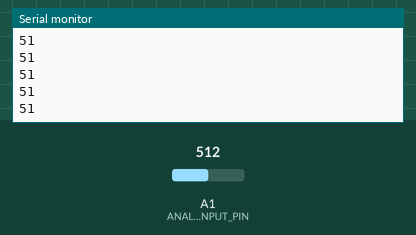
Bench run of a sketch on a simulated Arduino Uno, built with avr-gcc and run on an emulated ATmega328P. Shown: the last lines printed to the serial monitor. The test bench sets the inputs (shaded band); at power-on: A1 (ANALOG_INPUT_PIN) = 512.

Above: at 1.2 s.
1.3 s: A1 (ANALOG_INPUT_PIN) set to 716
At 2.1 s:
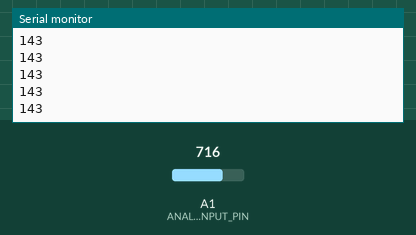
2.8 s: A1 (ANALOG_INPUT_PIN) set to 900
At 3.7 s:
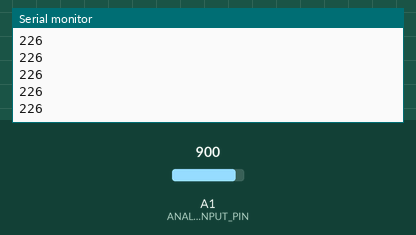
Timing chart, 0 to 5.8 s (numbered marks = the images above; inputs shaded):
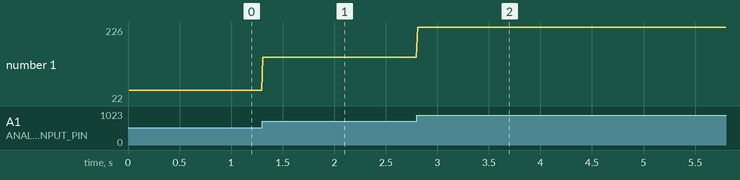

The sketch:

omstyring.ino
```cpp
/*
Arduino I2C slave
Til måling på omstyringen.
Der returneres et byte med omstyringens stilling.

Register:
Status:            1 byte    read
Omstyring:         1 byte    read

Programmet læser omstyringens stilling ved hjælp af spændingsfaldet
over et potentiometer.


Joergen Friis 12.03.2018
*/

#include<Wire.h>
#define SLAVE_ADDRESS    0x29    //slave address, any number from 0x01 to 0x7F. 0x er bare et præfix, der i C fortæller compileren, at de efterfølgende nummer er hexadecimalt.
#define REG_MAP_SIZE     2

#define ANALOG_INPUT_PIN A1

/***** Global Variables ******/

byte registerMap[REG_MAP_SIZE];          // Her reserveres plads til registeret i lageret

const int numReadings = 2;    // nu større værdi, jo mere udjævnet signal
int stilling = 0;
int readings[numReadings];    // her gemmes værdierne fra det analoge input
int readIndex = 0;            // index af den aktuelle måling
int total = 0;                // den løbende total
int average = 0;              // gennemsnittet af målingerne

void setup()
{
  Serial.begin(9600);
  Wire.begin(SLAVE_ADDRESS);
  Wire.onRequest(requestEvent);  // Kalder funktionen requestEvent når masteren anmoder om data fra slaven

  pinMode(ANALOG_INPUT_PIN, INPUT);

  for (int thisReading = 0; thisReading < numReadings; thisReading++)
  {
    readings[thisReading] = 0;
  }

  registerMap[0] = 0;
  registerMap[1] = 0;
}

void loop()
{
  delay(10);

  total = total - readings[readIndex];    // subtract the last reading
 // Serial.println(analogRead(ANALOG_INPUT_PIN));
  stilling = map(analogRead(ANALOG_INPUT_PIN),398,620,0,100);   // aflaes og skaler aflaesningen af sensoren
  Serial.println(stilling);
  if (stilling < 0) stilling = 0;
  readings[readIndex] = stilling;  // gem aflaesningen
  total = total + readings[readIndex];    // adder målingen til totalen
  readIndex = readIndex + 1;              // ryk til næste position i arrayet
  if (readIndex >= numReadings)
  {
    readIndex = 0;
  }
  average = total / numReadings;          // beregn gennemsnittet af målingerne

  int input = average;

  if (registerMap[1] != input)
  {
    registerMap[0] = 1;
    registerMap[1] = input;
  }
  else
  {
    registerMap[0] = 0;
  }
}

void requestEvent()
{
  byte buffer[2];             //Vi definerer en midlertidig buffer indeholdende 2 bytes
  buffer[0] = registerMap[0];
  buffer[1] = registerMap[1]; //og fylder indholdet af de relevante celler i registeret ned i bufferen
  Wire.write(buffer,2);
}
```

Measured:
- after the input at 1.3 s, the serial monitor: prints a new line at once (image 1)
- after the input at 2.8 s, the serial monitor: prints a new line at once (image 2)
- plotted number 1: 51 → 143 after the input at 1.3 s, 143 → 22 after the input at 2.8 s
